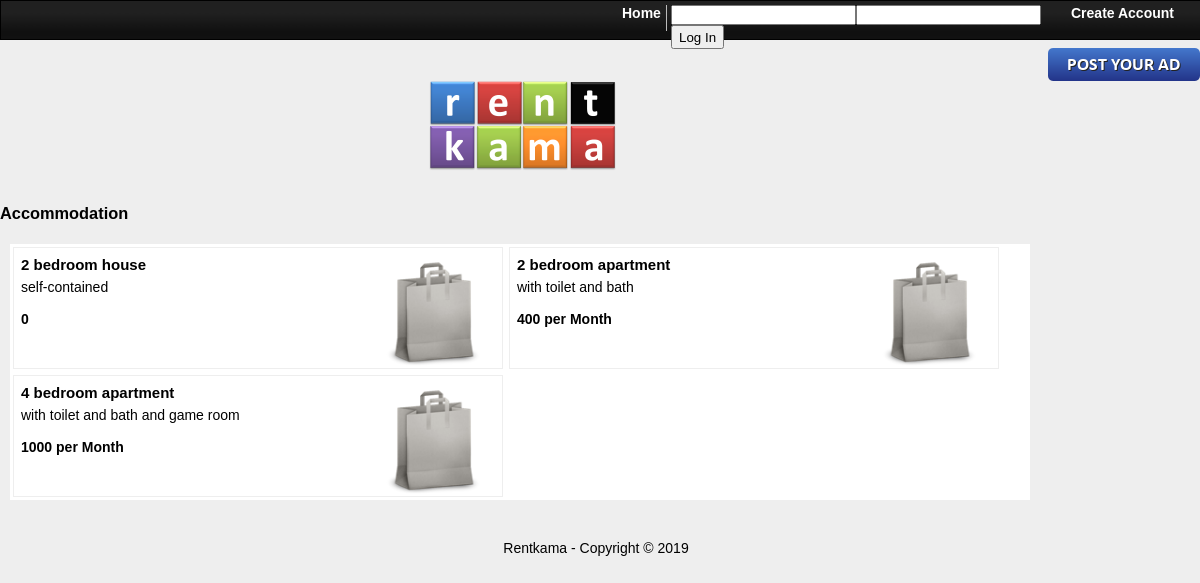
/accommodation.php, run on the app's committed database.
### tables this page shows
CREATE TABLE IF NOT EXISTS `listings` (
  `listing_id` int(11) NOT NULL AUTO_INCREMENT,
  `category_id` int(11) NOT NULL,
  `user_id` int(11) NOT NULL,
  `listing` varchar(255) NOT NULL,
  `region` varchar(50) NOT NULL,
  `location` varchar(255) NOT NULL,
  `details` text,
  `price` int(11) NOT NULL,
  `rate` varchar(6) NOT NULL,
  `telephone` varchar(120) NOT NULL,
  `date_posted` int(11) NOT NULL,
  `images` text,
  `listing_ref` varchar(250) NOT NULL,
  `files` text,
  PRIMARY KEY (`listing_id`),
  KEY `category_id` (`category_id`),
  KEY `user_id` (`user_id`)
);

### includes/manage_db.php (called while the page is built, shortened)
<?php
	class manage_db extends db{
		function connect(){
			$db_info = new db();
			$connect = mysql_connect($db_info->db_host, $db_info->db_user, $db_info->db_pass) or die(mysql_error());
			return $connect;
		}
		function return_query($sql){
			$connect = $this->connect();
			$query = mysql_query($sql, $connect) or die(mysql_error());
			return $query;
		}
	}
?>

### accommodation.php (the view, shortened to what this page needs)
<?php
	if(!isset($_SESSION['user_email'])){
		$name = "<form action='index.php' method='POST'><input type='text' name='email' /><input type='text' name='password' /><input type='submit' name='login' value='Log In' /></form>".$login_error;
	}
	if(isset($_POST['region'])){
		$region = $_POST['region_val'];
		if($region == "All Regions"){
			$in_region = " in ".$region;
			$sql_region = "";
		}else{
			$in_region = " in ".$region." Region";
			$sql_region = " AND region='".$region."'";
		}
	}else{
		$sql_region = "";
	}
?>
<!DOCTYPE html PUBLIC "-//W3C//DTD XHTML 1.0 Transitional//EN"
    "http://www.w3.org/TR/xhtml1/DTD/xhtml1-transitional.dtd">
<html xmlns="http://www.w3.org/1999/xhtml" xml:lang="en" lang="en">
<head>
	<link type="text/css" rel="stylesheet" href="main.css" />
</head>
<body>
	<div id="panel">
		<div id="nav_options">
			<div id="nav_options_div3"><a href="create_account.php">Create Account<a/></div>
			<div id="nav_options_div2"><?php echo $name; ?></div>
			<div id="nav_options_div1"><a href="index.php">Home</a></div>
			</div>
	</div>
	<div id="wrapper">
	<br /><br /><br />
			<form action="post_listing.php" method="POST">
				<input type="image" src="images/button.png" name="go_post" value="POST A LISTING" style="float:right" />
			</form>
		<div id="wrapper1">
				<a href="index.php"><img src="images/logo.png" border="0" /></a>
		</div>
		<div id="wrapper2">
			<h3>Accommodation <?php echo $in_region; ?></h3>
		<div id="category_listings">
			<?php
				$manage_db = new manage_db();
				$query_category = $manage_db->return_query("SELECT * FROM categories WHERE category='accomodation'");
				$category_id = mysql_result($query_category, 0, "category_id");
				$query = $manage_db->return_query("SELECT * FROM listings WHERE category_id='$category_id' $sql_region ORDER BY listing_id DESC");
				while($row = mysql_fetch_array($query)){
					 $user_id = $row['user_id'];
					 $listing_ref = $row['listing_ref'];
					 $query_image = $manage_db->return_query("SELECT * FROM images WHERE listing_ref='$listing_ref' ORDER BY image_id");
					 if(mysql_num_rows($query_image) > 0){
					 	$image = mysql_result($query_image, 0, "image");
					 	$image = "user_data/".$image;
					 }else{
					 	$image = "";
					 }
					 if($user_id != 0){
					 $query_user = $manage_db->return_query("SELECT * FROM users WHERE user_id='$user_id'");
					}else{
						$name = "";
					}
					 echo "<div id='category_listing_container'>
								<div id='category_listing'>
								<div id='listing_title'><form action='details.php' method='POST'><input type='hidden' value='".$row['listing_id']."' name='listing_id' /><input type='submit' value='".$row['listing']."' name='listing' /></form></div>
								<div id='listing_detail'>";
								$details = $row['details'];
								$price = $row['price'];
								$rate = $row['rate'];
								if($rate != "-- --"){
									$rate = " per ".$rate;
								}else{
									$rate = "";
								}
					echo $details."<br /><br /><b>".$price.$rate."</b></div></div>
					<div id='listing_img'>";
					if(strlen($image) > 0){
						echo "<img src='".$image."' style='width: 120px; vertical-align: middle; display: table-cell; text-align: center' />";
					}else{
						echo "<img src='images/paperbag.png' style='width: 120px; height: 120px' />";
					}
					echo "</div>
					</div>";
				}
			?>
		</div>
		</div>
	</div>
	<div id="copyright">
		<center>Rentkama - Copyright &#169; <?php echo date("Y"); ?><center>
	</div>
</body>
</html>

### main.css (style rules this page uses)
body { //background: url("images/bg.jpg"); background: #eee; margin-top: 0px; margin-left: 0px; margin-right; font-family: arial; font-size: 14px; }
a { text-decoration: none; }
input[type=submit] { cursor: pointer; }
#panel { background: #444 url("images/panel.gif") repeat-x; width: 100%; height: 34px; border: #000 1px solid; padding-top: 4px; top: 0px; position: fixed; }
#panel a { color: #fff; font-weight: bold; text-decoration: none; }
#panel input { height: 14px; }
#panel input[type=submit] { height: 24px; }
#nav_options { float: right; }
#nav_options_div1 { width: 44px; height: 26px; border-right: #bbb solid 1px; margin-right: 4px; float: right; }
#nav_options_div2 { width: 400px; float: right; }
#nav_options_div3 { width: 130px; float: right; }
#wrapper { width: 1200px; height: 100%; //border: #000 1px solid; margin: 0px auto; }
#wrapper1 { width: 100%; height: 100%; //border: #000 1px solid; margin: 0px auto; margin-top: 24px; margin-bottom: 12px; //float: left; text-align: center; }
#wrapper1 img { //margin-top: 24px; //float: left; text-align: center; }
#wrapper2 { width: 1000px; height: 100%; //border: #000 1px solid; float: left; }
#category_listing_container { background: #fff; width: 480px; height: 112px; border: #eee 1px solid; float: left; padding: 4px; margin: 3px; }
#category_listings { background: #fff; width: 1020px; height: 100%; //border: #bbb 1px solid; //padding: 5px; float: left; margin-top: 4px; margin-left: 10px; }
#category_listing { background: #fff; width: 350px; //height: 100%; height: 112px; //border: #eee 1px solid; float: left; padding: 0px; margin: 3px; }
#listing_title { max-width: 420px; }
#listing_title input { background: none; border: none; font-size: 15px; font-weight: bold; padding-left: 0px; margin-bottom: 5px; }
#listing_img { max-height: 120px; overflow: hidden; }
#copyright { width: 100%; height: 40px; float: left; margin-left: auto; margin-right: auto; padding-top: 40px; }

### data on the page
listings: listing "2 bedroom house", details "self-contained", price "0"
listings: listing "2 bedroom apartment", details "with toilet and bath", price "400", rate "per Month"
listings: listing "4 bedroom apartment", details "with toilet and bath and game room", price "1000", rate "per Month"
